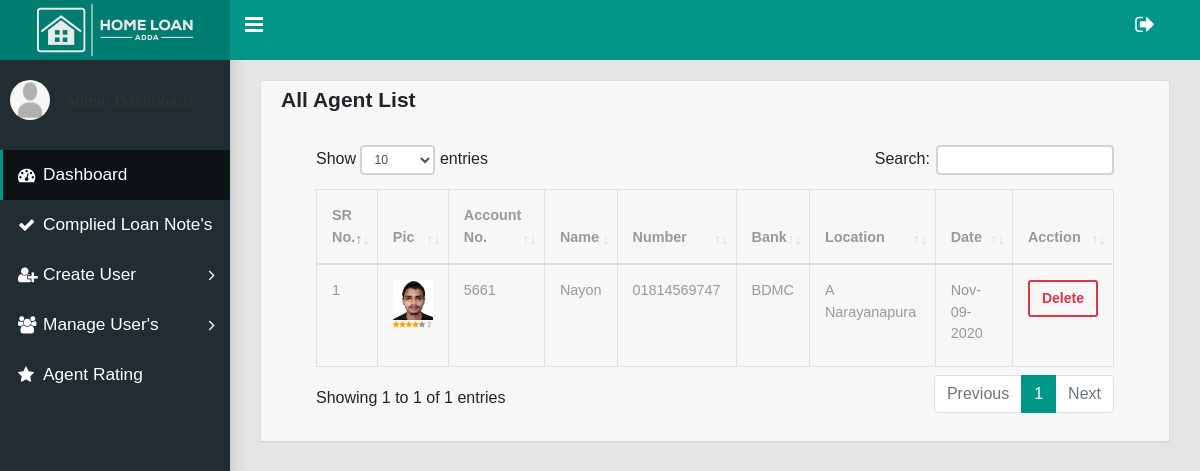
The page /all-agent.php on the database its author committed.
### tables this page shows
CREATE TABLE `agent_regis` (
  `id` int(11) NOT NULL,
  `pic` varchar(255) NOT NULL,
  `username` varchar(255) NOT NULL,
  `pass` varchar(255) NOT NULL,
  `number` varchar(255) NOT NULL,
  `bankname` varchar(255) NOT NULL,
  `state` varchar(255) NOT NULL,
  `location` varchar(255) NOT NULL,
  `account_no` varchar(255) NOT NULL,
  `date` varchar(255) NOT NULL
);

### all-agent.php (the view, shortened to what this page needs)
<?php
include 'inc/head.php';
?>
<div class="card">
    <div class="card-header">
        <div class="card-title">
            <h4 class="maincolor">All Agent List</h4>
        </div>
        <div class="card-body">
            <div class="table-responsive">
                <table class="table table-hover table-bordered" id="sampleTable">
                  <thead>
                    <tr>
                      <th>SR No.</th>
                      <th>Pic</th>
                      <th>Account No.</th>
                      <th>Name</th>
                      <th>Number</th>
                      <th>Bank</th>
                      <th>Location</th>
                      <th>Date</th>
                      <th>Acction</th>
                    </tr>
                  </thead>
                  <tbody>
                   <?php
                        $sr = 0;
                        $sql = "SELECT * FROM `agent_regis` ORDER BY `agent_regis`.`date` DESC ";
                        $result = mysqli_query($conn, $sql);
                            while($row = mysqli_fetch_assoc($result)){
                                $id = $row['id'];
                          $sr++;
                    ?>
                    <tr>
                      <td><?php echo $sr ;?></td>
                      <td><img  style="hight:40px; width:40px;" src="agent-profile/<?php echo $row['pic']; ?>">
                         <div class="rating">
        <?php
$totalRowFeedback = mysqli_query($conn, "SELECT * FROM `feedback` WHERE agent_id ='".$row['id']."' ");
$totalRow = mysqli_num_rows($totalRowFeedback);
if(mysqli_num_rows($totalRowFeedback)){
    $countRat = mysqli_query($conn, "SELECT SUM(feedback_for_agent) AS total FROM feedback WHERE agent_id='".$row['id']."'");
    $cuntData = mysqli_fetch_assoc($countRat);
     $totalData = array_shift($cuntData);
    $total  = round($totalData / $totalRow);
        if($total <= 1){
            echo ' <span class="fa fa-star c"></span>';
            echo ' <span class="fa fa-star"></span>';
            echo ' <span class="fa fa-star"></span>';
            echo ' <span class="fa fa-star"></span>';
            echo ' <span class="fa fa-star"></span>';
             echo ' <span>'.$totalRow.'</span>';
        }elseif($total <= 4){
                echo '<span class="fa fa-star c"></span>';
                echo '<span class="fa fa-star c"></span>';
                echo '<span class="fa fa-star c"></span>';
                echo '<span class="fa fa-star c"></span>';
                echo '<span class="fa fa-star "></span>';
             echo ' <span>'.$totalRow.'</span>';
        }
        }
        ?>
                         </div>
                      </td>
                      <td><?php echo $row['account_no']; ?></td>
                      <td><?php echo $row['username']; ?></td>
                      <td><?php echo $row['number']; ?></td>
                      <td><?php echo $row['bankname']; ?></td>
                      <td><?php echo $row['location']; ?></td>
                      <td><?php echo $row['date']; ?></td>
                      <td>
                          <a onclick="alert()" href="all-agent.php?agent_id=<?php echo $id;?>" class="btn btn-outline-danger">Delete</a>
                      </td>
                    </tr>
                    <?php }?>
                  </tbody>
                </table>
              </div>
        </div>
    </div>
</div>
<?php include 'inc/footer.php'?>

### css/style.css (style rules this page uses)
html, body { font-family: 'Poppins', sans-serif; font-size: 100%; overflow-x: hidden; background:#f5f7f8; }
body a { transition: 0.5s all ease; -webkit-transition: 0.5s all ease; -moz-transition: 0.5s all ease; -o-transition: 0.5s all ease; -ms-transition: 0.5s all ease; text-decoration: none; }
h1, h2, h3, h4, h5, h6 { margin: 0; font-weight: 600; font-family: 'Raleway', sans-serif; }
.card-header { padding: 0.4rem 1.25rem; }
.table > thead > tr > th, .table > tbody > tr > th, .table > tfoot > tr > th, .table > thead > tr > td, .table > tbody > tr > td, .table > tfoot > tr > td { border-top: none !important; }
.table td, .table>tbody>tr>td, .table>tbody>tr>th, .table>tfoot>tr>td, .table>tfoot>tr>th, .table>thead>tr>td, .table>thead>tr>th { padding: 15px!important; }
.table > thead > tr > th, .table > tbody > tr > th, .table > tfoot > tr > th, .table > thead > tr > td, .table > tbody > tr > td, .table > tfoot > tr > td { font-size: 0.9em; color: #999; border-top: none !important; }

### all-agent.php (style rules this page uses)
.rating { font-size: 7px; }
.c { color: orange; }
.rating { margin-bottom: 20px; }

### rows shown on the page
agent_regis: pic (picture), totalRow "2", account_no "5661", username "Nayon", number "01814569747", bankname "BDMC", location "A Narayanapura", date "Nov-09-2020"
